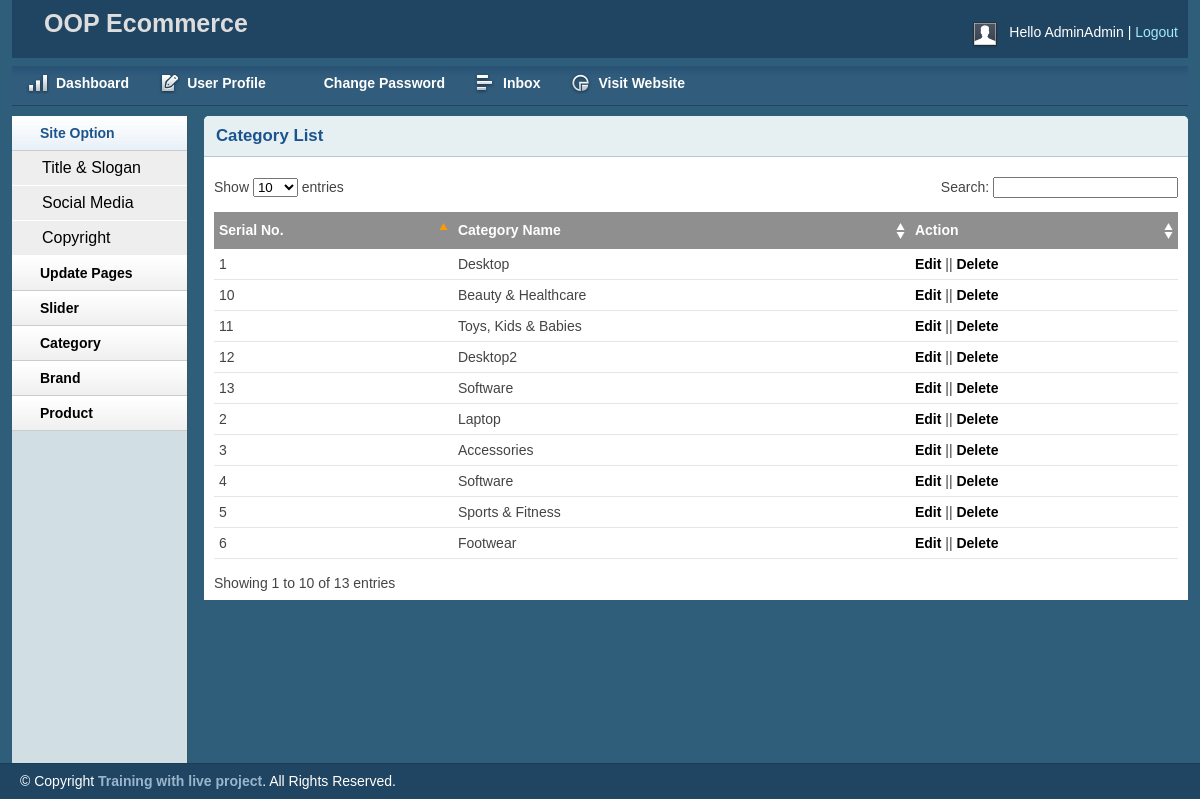
Screenshot of /admin/catlist.php (signed in) with the database file from the repository.
### tables this page shows
CREATE TABLE `tb_category` (
  `cat_id` int(11) NOT NULL,
  `cat_name` varchar(255) NOT NULL
);

### lib/Database.php (called while the page is built, shortened)
<?php
Class Database{
 public $host   = DB_HOST;
 public $user   = DB_USER;
 public $pass   = DB_PASS;
 public $dbname = DB_NAME;
 public $link;
private function connectDB(){
 $this->link = new mysqli($this->host, $this->user, $this->pass,
  $this->dbname);
 }
public function select($query){
  $result = $this->link->query($query) or
   die($this->link->error.__LINE__);
  if($result->num_rows > 0){
    return $result;
  } else {
    return false;
  }
 }
}

### classes/Category.php (called while the page is built, shortened)
<?php
 $filepath=realpath(dirname(__FILE__));
 include_once($filepath.'/../lib/Database.php');
class Category{
	private $db;
	public function __construct(){
		$this->db= new Database();
	}
	public function getAllCat(){
		$query="SELECT * FROM tb_category ORDER BY cat_id ASC";
		$result=$this->db->select($query);
		return $result;
	}
}
?>

### admin/catlist.php (the view, shortened to what this page needs)
<?php
 include 'inc/header.php';
 include 'inc/sidebar.php';
 include '../classes/Category.php';
 $cat= new Category();
 ?>
        <div class="grid_10">
            <div class="box round first grid">
                <h2>Category List</h2>
                <div class="block">
                    <table class="data display datatable" id="example">
					<thead>
						<tr>
							<th>Serial No.</th>
							<th>Category Name</th>
							<th>Action</th>
						</tr>
					</thead>
					<tbody>
						<?php
						 $getCat=$cat->getAllCat();
						 if( $getCat){
						 	$i=1;
						 	while($result= $getCat->fetch_assoc()){
                              ?>
						<tr class="odd gradeX">
							<td><?php echo $i++;?></td>
							<td><?php echo $result['cat_name'];?></td>
							<td><a href="catedit.php?cat_id=<?php echo $result['cat_id']; ?>">Edit</a> ||
							 <a onclick=" return confirm('Are you sure to Delete')" href="?delcat=<?php echo $result['cat_id']; ?>">Delete</a></td>
						</tr>
						<?php
							}
						 }
						 ?>
					</tbody>
				</table>
               </div>
            </div>
        </div>
<?php include 'inc/footer.php';?>

### admin/css/layout.css (style rules this page uses)
body { background: #fff none repeat scroll 0 0; color: #444; font-size: 14px; padding: 0; }
a { color: #000; font-weight:bold; text-decoration: none; }
h1, h2, h3, h4, h5, h6 { line-height:1.2em; margin-bottom:.3em; }
h2 { margin-top:1em; }
.box { background:#fff; margin-bottom:20px; padding:10px 10px 10px 10px; margin-left:-8px; }
.box.grid { padding-bottom:40px; }
.box.round { -moz-border-radius: 5px 5px 0px 0px; -webkit-border-radius: 5px 5px 0px 0px; border-radius: 5px 5px 0px 0px; }
.box h2 { font-size:1.2em; font-weight:bold; color:#1B548D; background:#E6F0F3; margin:-10px -10px 0 -10px; padding:10px 12px; border-bottom:1px solid #B3CBD6; -moz-border-radius: 5px 5px 0px 0px; -webkit-border-radius: 5px 5px 0px 0px; border-radius: 5px 5px 0px 0px; }
.box.first { min-height: 406px; }
.block { padding-top:20px; }
.block { padding-bottom:1px; }
table.display { margin: 0 auto; clear: both; width: 100%; }
.sorting_asc { background: #8f8f8f url(../img/table/sort_asc.png) no-repeat center right; padding:8px 5px; text-align:left; color:#fff; }
.sorting { background:#8f8f8f url(../img/table/sort_both.png) no-repeat center right; padding:8px 5px; text-align:left; color:#fff; }
tr.odd { height: 30px; line-height: 30px; border-bottom:1px solid #e6e6e6; }
tr.even { height: 30px; line-height: 30px; border-bottom:1px solid #e6e6e6; }
tr.odd td, tr.even td { padding-left:5px; }

### rows the page displays
tb_category: cat_name "Desktop"
tb_category: cat_name "Laptop"
tb_category: cat_name "Accessories"
tb_category: cat_name "Software"
tb_category: cat_name "Sports & Fitness"
tb_category: cat_name "Footwear"
tb_category: cat_name "Beauty & Healthcare"
tb_category: cat_name "Toys, Kids & Babies"
tb_category: cat_name "Desktop2"
tb_category: cat_name "Software"

### other values shown
Session::get('admin_name') "AdminAdmin"
